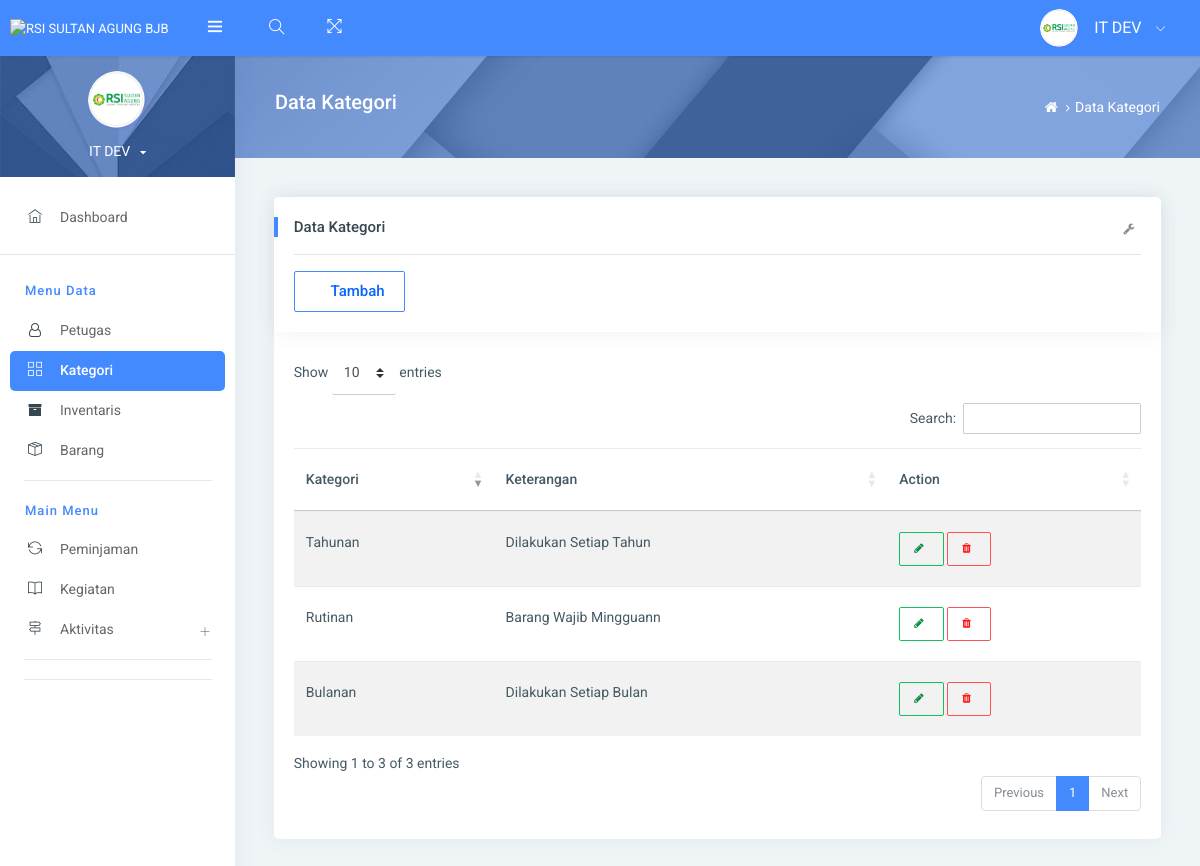
The app's page /admin/?page=kategori (signed in) with its own data.
### tables this page shows
CREATE TABLE `kategori` (
  `id` int(11) NOT NULL,
  `nama` varchar(50) NOT NULL,
  `keterangan` varchar(250) NOT NULL
);

### Kategori/show.php (the view, shortened to what this page needs)
<div class="pcoded-content">
    <div class="page-header">
        <div class="page-block">
            <div class="row align-items-center">
                <div class="col-md-8">
                    <div class="page-header-title">
                        <h5 class="m-b-10"><?php echo $title ?></h5>
                    </div>
                </div>
                <div class="col-md-4">
                    <ul class="breadcrumb-title">
                        <li class="breadcrumb-item">
                            <a href="?page=dashboard"> <i class="fa fa-home"></i> </a>
                        </li>
                        <li class="breadcrumb-item"><a href="#!"><?php echo $title ?></a></li>
                    </ul>
                </div>
            </div>
        </div>
    </div>
    <div class="pcoded-inner-content">
        <div class="main-body">
            <div class="page-wrapper">
                <div class="page-body">
                    <div class="card">
                        <div class="card-header">
                            <h5><?php echo $title ?></h5>
                            <hr>
                            <div class="d-flex justify-content-between align-items-center">
                                <div>
                                    <a href="?page=kategoriAdd" button class="btn waves-effect waves-light btn-primary btn-outline-primary">
                                        <i class="icofont icofont-user-alt-3"></i>Tambah</a>
                                </div>
                            </div>
                            <div class="card-header-right">
                                <ul class="list-unstyled card-option">
                                    <li><i class="fa fa fa-wrench open-card-option"></i></li>
                                </ul>
                            </div>
                        </div>
                        <div class="card-block table-border-style">
                            <div class="table-responsive">
                                <table id="datatable" class="table table-hover table-striped">
                                    <thead>
                                        <tr class="text-center">
                                            <th>Kategori</th>
                                            <th>Keterangan</th>
                                            <th>Action</th>
                                        </tr>
                                    </thead>
                                    <tbody id="table-body">
                                        <?php
                                        $result = mysqli_query($con, "SELECT * FROM kategori");
                                        while ($data = mysqli_fetch_array($result)) {
                                        ?>
                                            <tr>
                                                <td><?php echo $data['nama']; ?></td>
                                                <td><?php echo $data['keterangan']; ?></td>
                                                <td>
                                                    <a data-toggle="tooltip" data-placement="top" title="Edit Data" class="btn waves-effect waves-dark btn-success btn-outline-success btn-sm" href="?page=kategoriEdit&id=<?php echo $data['id']; ?>">
                                                        <i class="fa fa-pencil"></i></a>
                                                    <a data-toggle="tooltip" data-placement="top" title="Hapus Data" class="btn waves-effect waves-dark btn-danger btn-outline-danger btn-sm" href="#" onclick="confirmDelete(<?php echo $data['id']; ?>)">
                                                        <i class="fa fa-trash"></i>
                                                    </a>
                                                </td>
                                            </tr>
                                        <?php
                                        }
                                        ?>
                                    </tbody>
                                </table>
                            </div>
                        </div>
                    </div>
                </div>
            </div>
        </div>
    </div>
</div>

### records on screen
kategori: nama "Rutinan", keterangan "Barang Wajib Mingguann"
kategori: nama "Bulanan", keterangan "Dilakukan Setiap Bulan"
kategori: nama "Tahunan", keterangan "Dilakukan Setiap Tahun"

### other values on screen
$title "Data Kategori"
